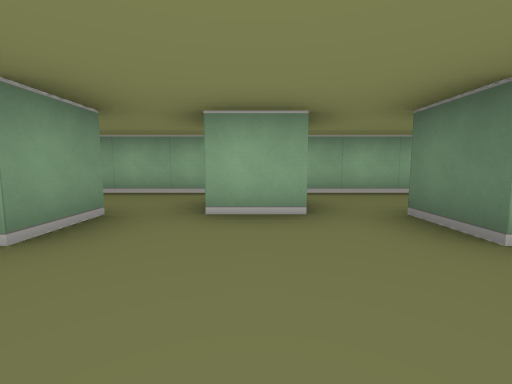
[1] (above)

15 first-person views from a walk through a cub3D maze. The camera is about half as high as the walls, tilts 6° down and sees 90° across. The floor is counted in squares. Each view is taken from the middle of a square. On the plan, view 1 faces up. The plan holds only what a view shows up to about 9 squares ahead; the rest is blank.

[2]
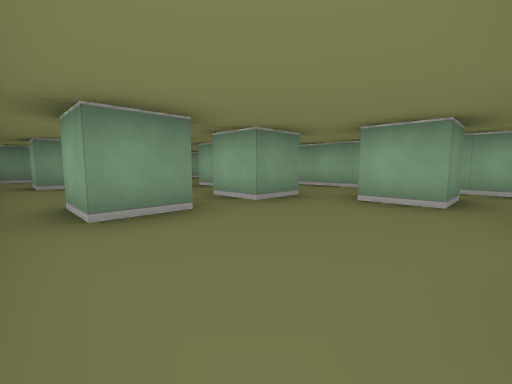

[3]
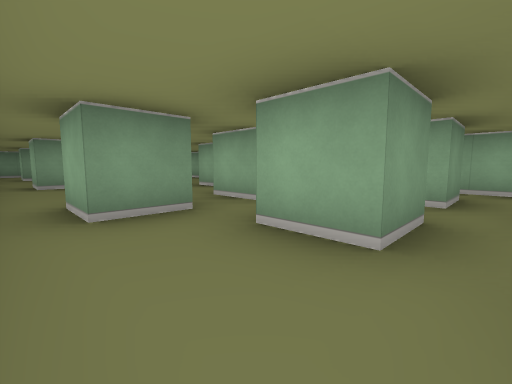

[4]
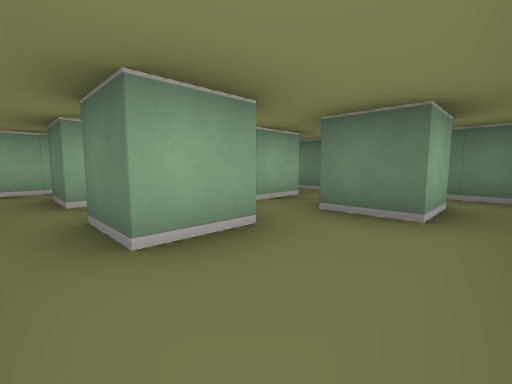

[5]
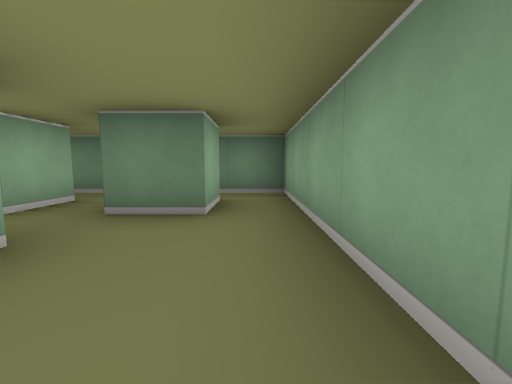

[6]
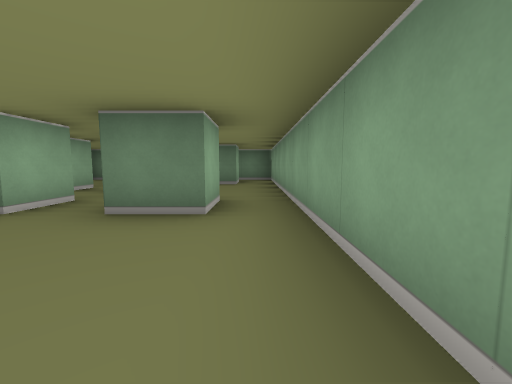

[7]
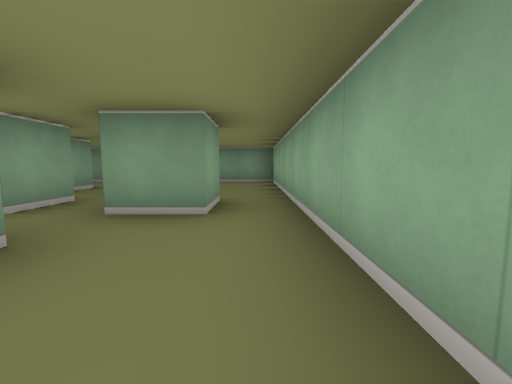

[8]
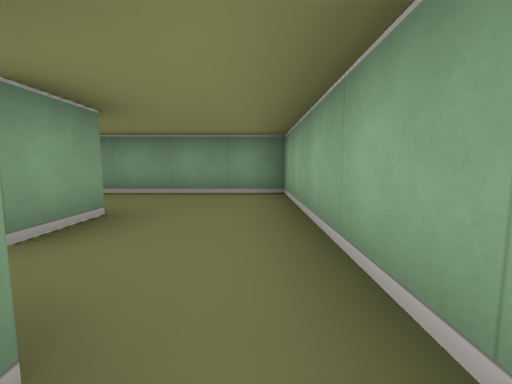

[9]
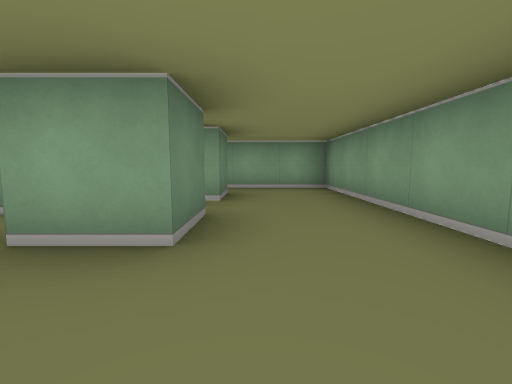

[10]
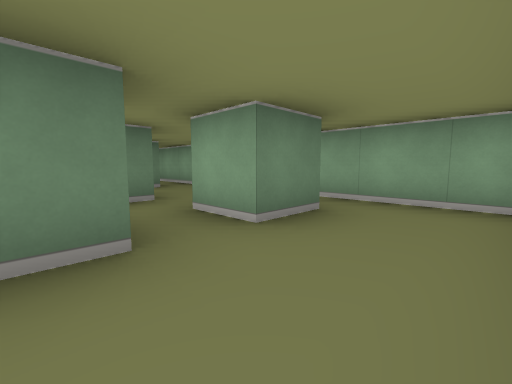

[11]
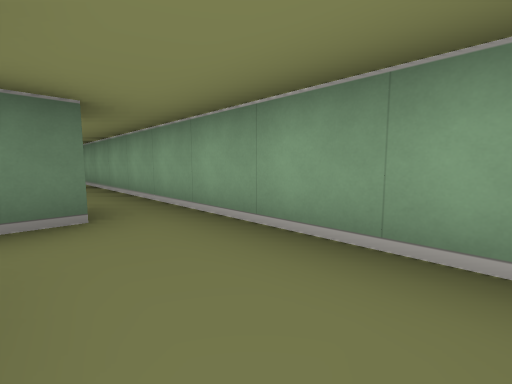

[12]
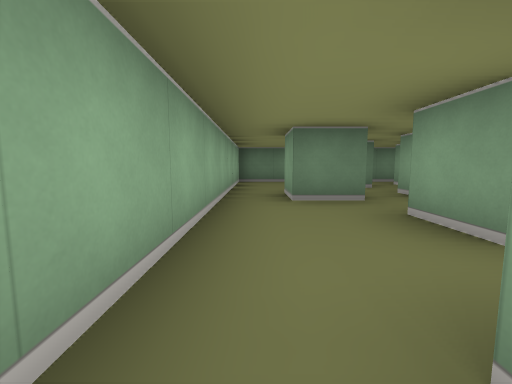

[13]
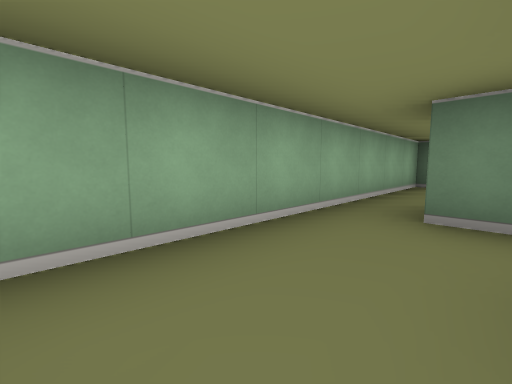

[14]
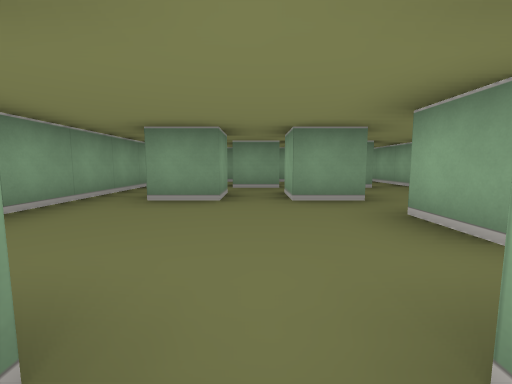

[15]
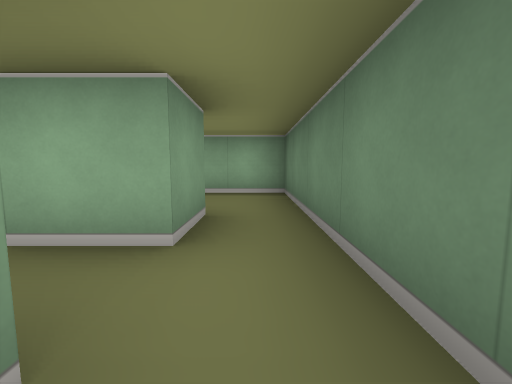

### Floor plan
Points are (right, up) in squares from view 1. A wall is a line through its corners. A room is listed if a view was taken in it or the views show most of it. See-through windows are left out.
Room 1 (views 1, 2, 3, 4, 5, 6, 7, 8, 9, 10, 11, 12, 13, 14, 15)
walls: (-1.5, 2.6) (-1.5, 1.5) (-2.5, 1.5); (-2.5, 0.5) (-1.5, 0.5) (-1.5, -0.5) (-2.5, -0.5) (-2.5, 0.1); (0.5, 3.5) (0.5, 2.5) (-0.5, 2.5); (-3.9, 2.5) (-4.5, 2.5); (2.5, 1.5) (1.5, 1.5) (1.5, 2.5) (2.5, 2.5); (-4.6, 1.5) (-3.5, 1.5) (-3.5, 0.5); (2.5, 0.6) (2.5, -0.5) (1.5, -0.5) (1.5, 0.5); (-4.5, 3.5) (-3.5, 3.5) (-3.5, 2.5); (-4.5, 0.4) (-4.5, 0.9); (3.5, 2.5) (3.5, 3.5) (4.5, 3.5) (4.5, 2.5) (3.5, 2.5); (-5.5, 0.5) (-5.5, -0.5) (-6.5, -0.5) (-6.5, 0.5) (-5.5, 0.5); (4.5, 1.6) (4.5, 0.5) (3.5, 0.5) (3.5, 1.5); (-6.5, 1.4) (-6.5, 2.5) (-5.5, 2.5); (6.5, 2.5) (6.5, 1.5) (5.5, 1.5); (-8.5, 4.5) (-8.5, -1.5) (7.5, -1.5) (7.5, 4.5) (-8.5, 4.5); (6.5, -0.5) (5.5, -0.5) (5.5, 0.5)

Positions as (right, up) in squares from view 1, and headings:
1: (0, 0), facing up
2: (1, -1), facing up-left
3: (5, -1), facing up-left
4: (3, -1), facing up-right
5: (3, -1), facing right
6: (-1, -1), facing right
7: (-1, 4), facing left
8: (-4, 4), facing left
9: (-7, 4), facing down
10: (-8, 2), facing down-right
11: (-5, 0), facing down-right
12: (0, 4), facing right
13: (1, 3), facing up-right
14: (2, 1), facing left
15: (7, 0), facing up
